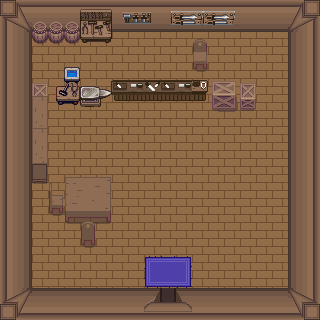

A level layout from a 2D game, rendered from its tile map. Below: a short description, then the map file with tile-grid data replaced by summaries:
An orthogonal 20x20 tile map with 16x16 px tiles, 4 tile layers (base, Objects 1, Objects 2, Above Player), 3 tilesets.

<map version="1.0" tiledversion="1.0.2" orientation="orthogonal" renderorder="left-down" width="20" height="20" tilewidth="16" tileheight="16" nextobjectid="1">
 <tileset firstgid="1" source="../../Tileset/Inside.tsx" />
 <tileset firstgid="651" source="../../Tileset/Overworld.tsx" />
 <tileset firstgid="2379" source="../../Tileset/Building.tsx" />
 <layer name="base" width="20" height="20">
  <data>[400 cells, 400 non-empty, 7 distinct tile ids]</data>
 </layer>
 <layer name="Objects 1" width="20" height="20">
  <data>[400 cells, 74 non-empty, 62 distinct tile ids]</data>
 </layer>
 <layer name="Objects 2" width="20" height="20">
  <data>[400 cells, 25 non-empty, 21 distinct tile ids]</data>
 </layer>
 <layer name="Above Player" width="20" height="20">
  <properties>
   <property name="unity:sortingLayerName" value="AbovePlayer" />
  </properties>
  <data>[400 cells, 4 non-empty, 4 distinct tile ids]</data>
 </layer>
</map>
